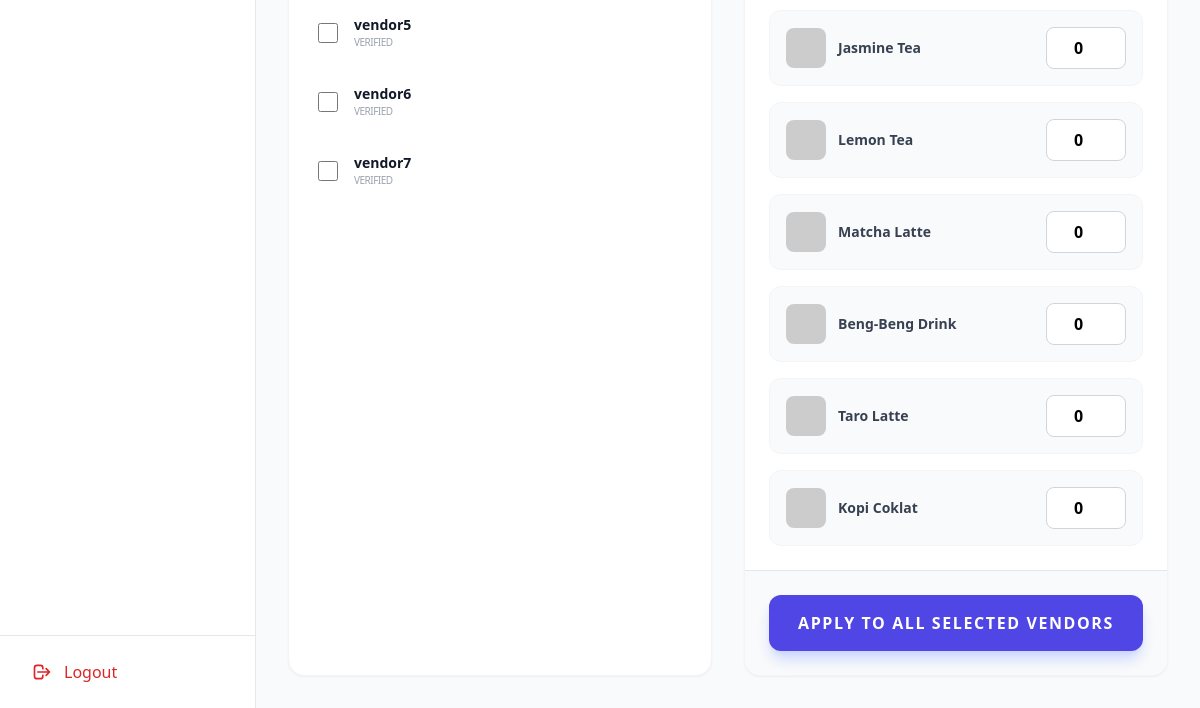
Before: /web-admin/bulk-stock (signed in, lower part) with the older database file.
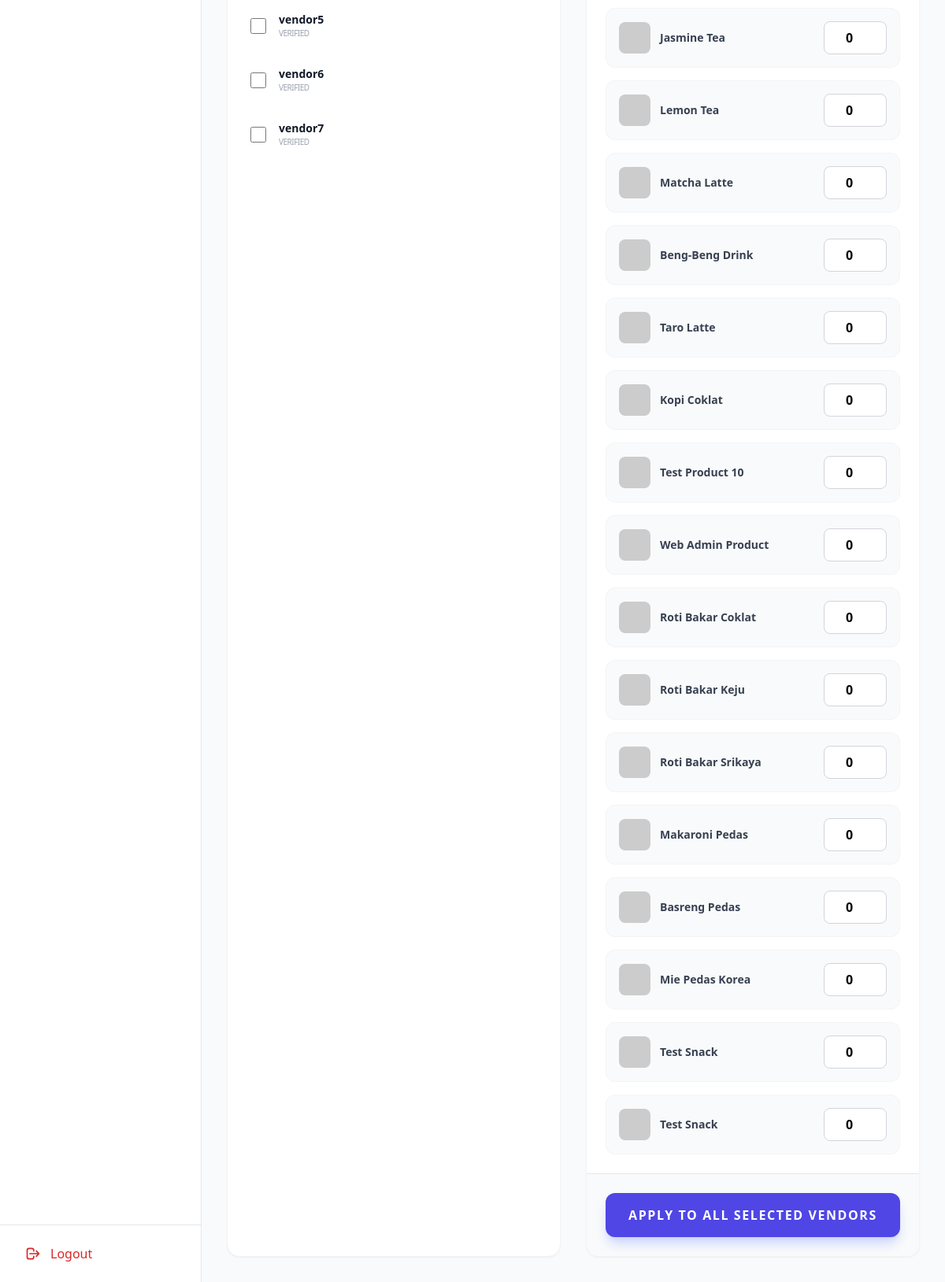
After: the same page with the newer database file.
### app/models.py (models this page shows, shortened)
class User(db.Model, SerializerMixin):
    __tablename__ = 'users'
    id = db.Column(db.Integer, primary_key=True)
    username = db.Column(db.String(80), unique=True, nullable=False)
    password_hash = db.Column(db.String(128), nullable=False)
    role = db.Column(db.String(20), nullable=False) # admin, vendor, customer
    is_verified = db.Column(db.Boolean, default=False) # For Vendor KYC
    ktp_image_url = db.Column(db.String(255), nullable=True)
    store_image_url = db.Column(db.String(255), nullable=True)
    failed_login_attempts = db.Column(db.Integer, default=0)
    locked_until = db.Column(db.DateTime, nullable=True)
    latitude = db.Column(db.Float, nullable=True)
    longitude = db.Column(db.Float, nullable=True)
    is_active = db.Column(db.Boolean, default=True) # Toggle for vendors
    fcm_token = db.Column(db.String(255), nullable=True)
    created_at = db.Column(db.DateTime, default=lambda: datetime.now(timezone.utc))
    serialize_only = ('id', 'username', 'role', 'is_verified', 'latitude', 'longitude', 'is_active', 'created_at')

class Product(db.Model, SerializerMixin):
    __tablename__ = 'products'
    id = db.Column(db.Integer, primary_key=True)
    name = db.Column(db.String(100), nullable=False)
    description = db.Column(db.Text, nullable=True)
    category = db.Column(db.String(50), nullable=True, default='Haus!') # Added for branding/grouping
    price = db.Column(db.Integer, nullable=False) # In IDR
    image_url = db.Column(db.String(255), nullable=True)
    stocks = db.relationship('DailyStock', backref='product', cascade='all, delete-orphan', lazy=True)
    order_items = db.relationship('OrderItem', backref='product', cascade='all, delete-orphan', lazy=True)
    serialize_only = ('id', 'name', 'description', 'category', 'price', 'image_url')

### app/web_admin.py (the view)
@web_admin_bp.route('/bulk-stock', methods=['GET'])
def bulk_stock():
    if 'admin_id' not in session:
        return redirect(url_for(LOGIN_ROUTE))
    vendors = User.query.filter_by(role='vendor', is_verified=True).all()
    products = Product.query.all()
    return render_template('admin/bulk_stock.html', vendors=vendors, products=products)

### app/web_admin.py (called while the page is built)
@web_admin_bp.context_processor
def inject_globals():
    try:
        pending_vendors = User.query.filter_by(role='vendor', is_verified=False).count()
        unread_messages = 0
        admin_id = session.get('admin_id')
        if admin_id:
            unread_messages = ChatMessage.query.filter_by(receiver_id=admin_id, is_read=False).count()
        return {
            'now': datetime.now(timezone.utc),
            'pending_vendor_count': pending_vendors,
            'unread_msg_count': unread_messages
        }
    except:
        return {'now': datetime.now(), 'pending_vendor_count': 0, 'unread_msg_count': 0}

### app/templates/admin/bulk_stock.html (shortened to what this page needs)
{% extends "base.html" %}
{% block content %}
<div class="space-y-8">
    <form action="{{ url_for('web_admin.bulk_stock_action') }}" method="POST">
        <div class="grid grid-cols-1 lg:grid-cols-2 gap-8">
            <div class="bg-white rounded-2xl shadow-sm border border-gray-100 overflow-hidden">
                <div class="p-4 max-h-[500px] overflow-y-auto space-y-2">
                    {% for vendor in vendors %}
                    <label class="flex items-center p-3 rounded-xl hover:bg-gray-50 border border-transparent hover:border-gray-200 cursor-pointer transition-all">
                        <input type="checkbox" name="vendor_ids" value="{{ vendor.id }}" class="vendor-checkbox w-5 h-5 text-indigo-600 border-gray-300 rounded focus:ring-indigo-500">
                        <div class="ml-4">
                            <p class="text-sm font-bold text-gray-900">{{ vendor.username }}</p>
                            <p class="text-[10px] text-gray-400 uppercase tracking-tighter">{{ 'Verified' if vendor.is_verified else 'Unverified' }}</p>
                        </div>
                    </label>
                    {% endfor %}
                </div>
            </div>
            <div class="bg-white rounded-2xl shadow-sm border border-gray-100 overflow-hidden flex flex-col">
                <div class="p-6 space-y-4 flex-1">
                    {% for product in products %}
                    <div class="flex items-center justify-between p-4 bg-gray-50 rounded-xl border border-gray-100">
                        <div class="flex items-center">
                            <img src="{{ product.image_url or 'https://via.placeholder.com/50' }}" class="h-10 w-10 rounded-lg object-cover mr-3">
                            <span class="text-sm font-bold text-gray-700">{{ product.name }}</span>
                        </div>
                        <input type="number" name="stock_{{ product.id }}" value="0" min="0"
                               class="w-20 px-3 py-2 border border-gray-300 rounded-lg focus:ring-2 focus:ring-indigo-500 outline-none text-center font-bold">
                    </div>
                    {% endfor %}
                </div>
                <div class="p-6 bg-gray-50 border-t">
                    <button type="submit" class="w-full bg-indigo-600 text-white py-4 rounded-xl font-black uppercase tracking-widest hover:bg-indigo-700 shadow-lg shadow-indigo-200 transition-all active:scale-95">
                        Apply to All Selected Vendors
                    </button>
                </div>
            </div>
        </div>
    </form>
</div>
{% endblock %}

Changed rows visible on the page:
added Product: name "Test Product 10"
added Product: name "Web Admin Product"
added Product: name "Roti Bakar Coklat"
added Product: name "Roti Bakar Keju"
added Product: name "Roti Bakar Srikaya"
added Product: name "Makaroni Pedas"
added Product: name "Basreng Pedas"
added Product: name "Mie Pedas Korea"
added Product: name "Test Snack"
added Product: name "Test Snack"
